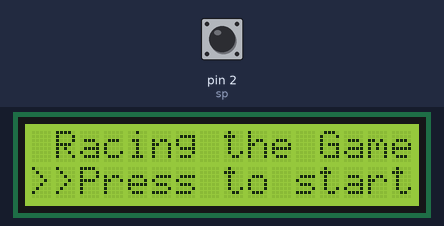
Recording of a sketch running on a simulated Arduino Uno, built with avr-gcc and run on an emulated ATmega328P. Parts: 16×2 character LCD. The inputs (shaded band) are chosen by the test bench; at power-on: pin 2 (sp) HIGH. Random numbers use the default seed unless the sketch sets one.

Above: at 1.2 s.
1.3 s: pin 2 (sp) pulled LOW for 1 s
At 1.89 s:
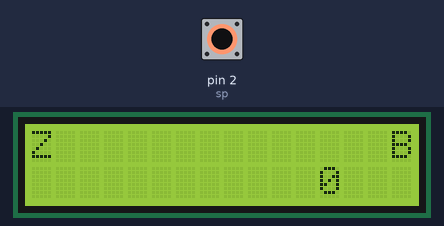
2.9 s: pin 2 (sp) pulled LOW for 0.15 s
At 3.21 s:
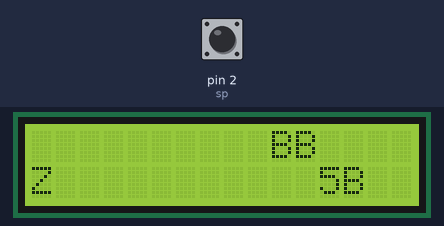
3.6 s: pin 2 (sp) pulled LOW for 0.15 s
At 4.0 s:
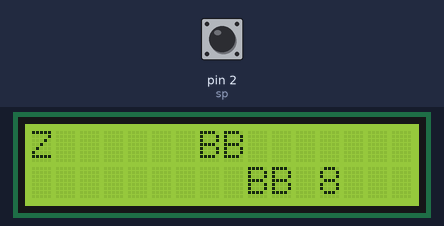
4.3 s: pin 2 (sp) pulled LOW for 3.2 s
At 6.9 s:
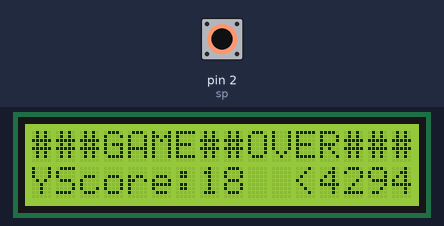
Timing chart, 0 to 8.4 s (numbered marks = the images above; inputs shaded):
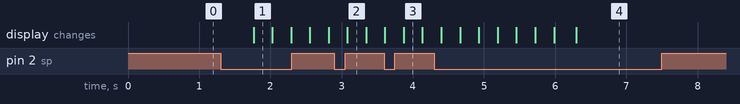

The sketch:

Racing_Arduino_Game.ino
```cpp
//v.1.0.3 itcooky@mail.ru
//you need library LiquidCrystal_V1.2.1.zip
//edit after add LiquidCrystal_V1.2.1.zip file ...\LiquidCrystal\I2CIO.cpp
//str
//#include <../Wire/Wire.h>
//edit to
//#include <Wire.h>

#include <EEPROM.h>
#include <LiquidCrystal_I2C.h>
#include <Wire.h>

//it will be 0x3f or maybe 0x27
LiquidCrystal_I2C lcd(0x3f, 2, 1, 0, 4, 5, 6, 7, 3, POSITIVE);

volatile unsigned long start = 0;
volatile unsigned long stop = 0;
unsigned long m = 0;
unsigned long l = 0;
unsigned long p = 0;
unsigned long s = 0;
unsigned long smax = 0;
int sp = 2;
int b = 0;
int c = 0;
int x = 16;
int x2 = 18;
int x3 = 20;
int x4 = 23;
int x12 = 0;
int x13 = 0;
int x14 = 0;
int d = 0;
int t = 250;
boolean sw = false;
boolean game = false;
int pb = 0;
void setup() {
pinMode(sp, INPUT);
digitalWrite(sp, HIGH);
lcd.begin(16,2);
lcd.setCursor(0, 0);
lcd.print(" Racing the Game");
lcd.setCursor(0, 1);
lcd.print(">>Press to start");
}


void loop() {


  if ((digitalRead(sp) == HIGH) && (game == false))
  {
p = p + 1;
m = millis();
  }

if ((millis() - m >  40) && (p > 0) && (game == false)) {
if ( sw == true) {
b = 0;
sw = false;
}
b = b + 1;
p = 0;

}

if ((millis() - m >  450) && (b > 0) && (sw == false)&& (game == false)) {
sw = true;
c = b;
lcd.clear();

if (c == 2)  {
lcd.print("1 press-Start");
lcd.setCursor(0, 1);
lcd.print("3 press-DeletRec");
}
}

if (c == 3)  {

EEPROM.write(0, 0);
EEPROM.write(1, 0);

lcd.setCursor(0, 0);
lcd.print("Deleted Record");
lcd.setCursor(0, 1);
lcd.print("   Statistics");
}


if (c == 1 ) {
game = true;

if ((millis() - l >  t)) {

if (((x == 16) && (x2 == 16)) || ((x2 == 16) && (x3 == 16))) {
x2= x2+2;
}
if (((x == 16) && (x4 == 16)) || ((x4 == 16) && (x3 == 16))) {
x4= x4+2;
}

if (pb == 0) {
lcd.setCursor(0, 0);
lcd.print("Z");
lcd.setCursor(0, 1);
lcd.print(" ");
}
if (pb == 1) {
lcd.setCursor(0, 1);
lcd.print("Z");
lcd.setCursor(0, 0);
lcd.print(" ");
}

x = x - 1;
lcd.setCursor(x, 0);
lcd.print("BB ");

x2 = x2 - 1;
lcd.setCursor(x2, 1);
lcd.print("BB ");
if (d > 0 ) {
x3 = x3 -1;
lcd.setCursor(x3, 0);
lcd.print("EE ");
}
if (d > 1 ) {
x4 = x4 - 1;
lcd.setCursor(x4, 1);
lcd.print("EE ");
}

lcd.setCursor(12, 1);
lcd.print(s);
if (((x == 0) && (pb == 0)) || ((x2 == 0) && (pb == 1)) || ((x3 == 0) && (pb == 0)) || ((x4 == 0) && (pb == 1))) {
game = false;
}
l = millis();
s = s + 1;
//t = t - 1;
switch (s) {
  case 50:
  t = t - 20;
  break;
  case 100:
  d = d + 1;
  break;
  case 250:
  t = t - 10;
  break;
  case 400:
  d = d + 1;
  break;
  case 500:
  t = t - 10;
  break;
  case 600:
  t = t - 10;
  break;
}

}
if (x == 0) {
x = 16 + random(0,1);
lcd.setCursor(1, 0);
lcd.print(" ");
x12= x + random(2,3)+2;
x13 = x12 + random(1,3)+2;
x14 = x13 + random(2,3)+3;
}
if (x2 == 0) {
x2 = x12;
lcd.setCursor(1, 1);
lcd.print(" ");

}
if (x3 == 0) {
x3 = x13;
lcd.setCursor(1, 0);
lcd.print(" ");


}
if (x4 == 0) {
x4 = x14;
lcd.setCursor(1, 1);
lcd.print(" ");


}
}

if ((digitalRead(sp) == HIGH) && (game == true))
  {
p = p + 1;
m = millis();
  }

if ((millis() - m > 40) && (p > 0) && (game == true)) {

if (pb == 0) {
pb = 1;
}
else {
pb = 0;
}
p = 0;
}

if ((s > 0) && (game == false)) {
byte xx[] = {EEPROM.read(0), EEPROM.read(1)};
int *y = (int *)&xx;
smax = y[0];

if (s > smax) {
byte *x = (byte *)&s;
EEPROM.write(0, x[0]);
EEPROM.write(1, x[1]);

//EEPROM.write(addr, s);

lcd.clear();
lcd.setCursor(0, 0);
lcd.print("!!!NEW RECORD!!!");
lcd.setCursor(0, 1);
lcd.print(" Best Score:");
lcd.setCursor(12, 1);
lcd.print(s);
delay(3000);
}
else {
lcd.clear();
lcd.setCursor(0, 0);
lcd.print("###GAME##OVER###");
lcd.setCursor(0, 1);
lcd.print("YScore:");
lcd.setCursor(7, 1);
lcd.print(s);
lcd.setCursor(11, 1);
lcd.print("<");
lcd.setCursor(12, 1);
lcd.print(smax);
delay(3000);
}

c = 0;
s = 0;
t = 250;
d = 0;
x = 16;
x2 = 18;
x3 = 20;
x4 = 23;
}
}
void begin() {
	start = millis();
}

void end() {
	stop = millis() - start;
}
```

Measured:
- after the input at 1.3 s, the display: changes after 0.47 s (image 1)
